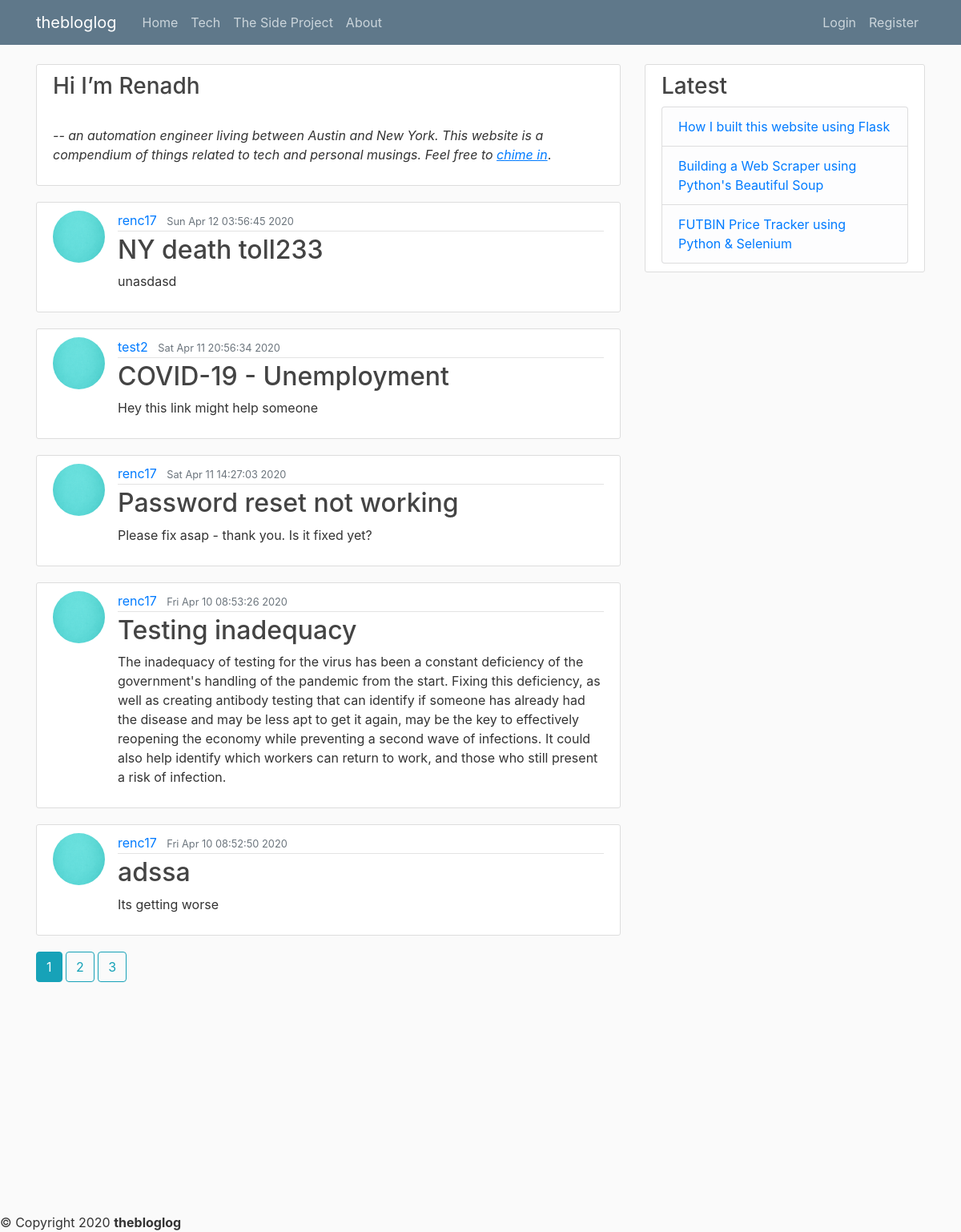
The app's page /home, older data.
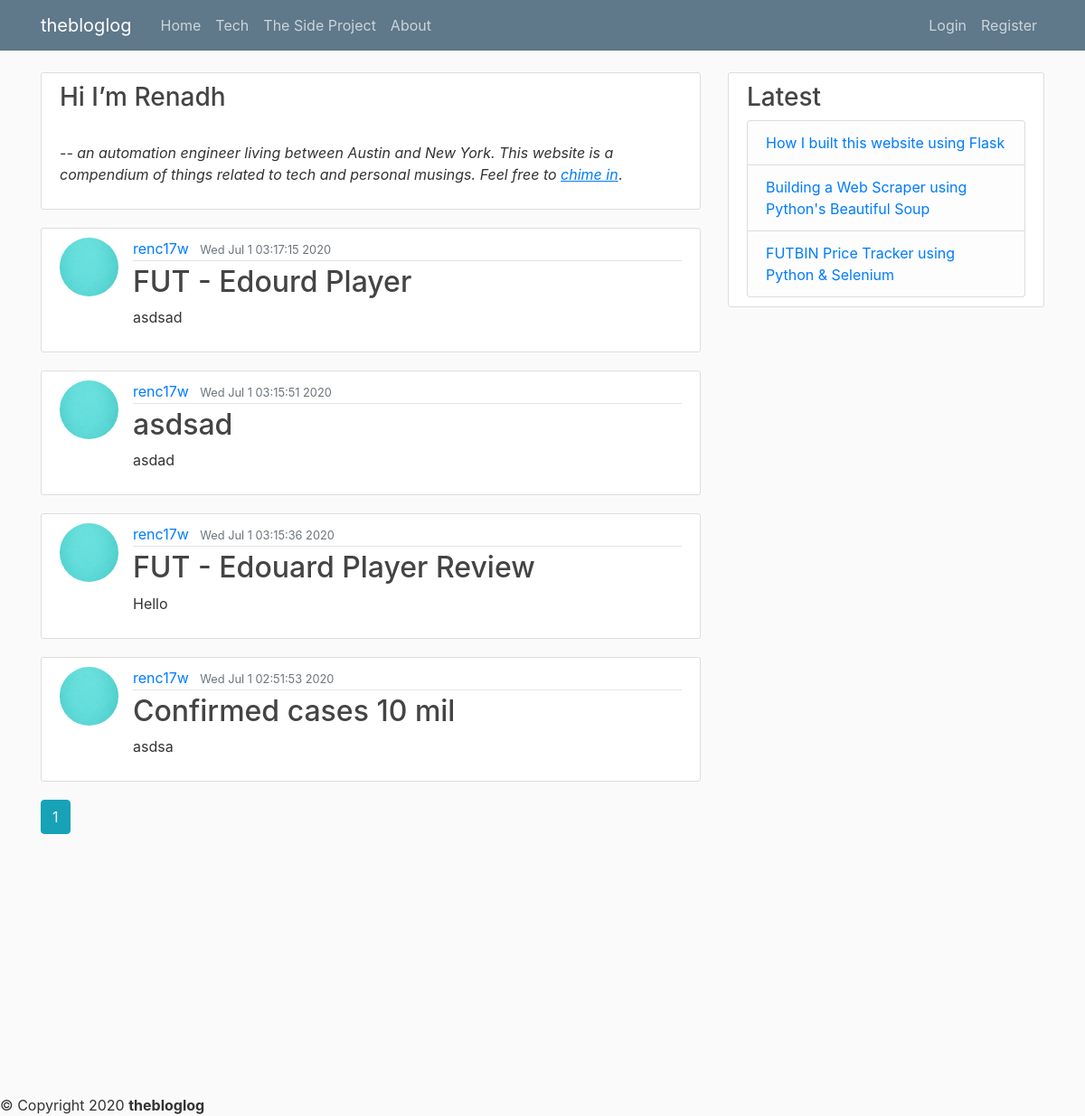
The same page, newer data.
### flaskblog/models.py (models this page shows, shortened)
class Post(db.Model):
    id = db.Column(db.Integer, primary_key=True)
    title = db.Column(db.String(100), nullable=False)
    date_posted = db.Column(db.DateTime, nullable=False, default=datetime.utcnow)
    content = db.Column(db.Text, nullable=False)
    user_id = db.Column(db.Integer, db.ForeignKey('user.id'), nullable=False)

class User(db.Model, UserMixin):
    id = db.Column(db.Integer, primary_key=True)
    username = db.Column(db.String(20), unique=True, nullable=False)
    email = db.Column(db.String(120), unique=True, nullable=False)
    image_file = db.Column(db.String(60), nullable=False, default='default.jpg')
    password = db.Column(db.String(60), nullable=False)  # the password is going to be hashed which will
    posts = db.relationship('Post', backref='author', lazy=True)

### flaskblog/main/routes.py (the view)
@main.route('/')
@main.route('/home')
def home():
    page = request.args.get('page', 1, type=int)  # default page set to 1
    posts = Post.query.order_by(Post.date_posted.desc()).paginate(page=page, per_page=5)
    return render_template('home.html', posts=posts)

### flaskblog/templates/home.html
{% extends "layout.html" %}
{% block content %}
    <article class="media content-section">
        <div class="header" id="myHeader">
            <h3>Hi I’m Renadh</h3>
            <br>
            <p><i>-- an automation engineer living between Austin and New York. This website is a compendium of things related to tech and personal musings. Feel free to
                {% if current_user.is_authenticated %}
                    <a href="{{ url_for('posts.new_post') }}"><u>chime in</u></a></i>.</p>
                {% else %}
                    <a href="{{ url_for('users.register') }}"><u>chime in</u></a></i>.</p>
                {% endif %}
        </div>
    </article>
    {% for post in posts.items %}
        <article class="media content-section">
            <img class="rounded-circle article-img" src="{{ url_for('static', filename='profile_pics/' + post.author.image_file) }}">
            <div class="media-body">
                <div class="article-metadata">
                    <a class="mr-2" href="{{ url_for('users.user_posts', username=post.author.username) }}">{{ post.author.username }}</a>
                    <small class="text-muted">{{ post.date_posted.strftime('%c') }}</small>
                </div>
                <h2><a class="article-title" href="{{ url_for('posts.post', post_id=post.id) }}"> {{ post.title }} </a></h2>
                <p class="article-content">{{ post.content }}</p>
            </div>
        </article>
    {% endfor %}
    {% for page_num in posts.iter_pages(left_edge=1, right_edge=1, left_current=1, right_current=2) %}
        {% if page_num %}
            {% if posts.page == page_num %}
                <a class="btn btn-info mb-4" href="{{ url_for('main.home', page=page_num) }}">{{ page_num }}</a>
            {% else %}
                <a class="btn btn-outline-info mb-4" href="{{ url_for('main.home', page=page_num) }}">{{ page_num }}</a>
            {% endif %}
        {% else %}
            ...
        {% endif %}
    {% endfor %}
{% endblock content %}

Row changes from the older to the newer data that the page shows:
removed Post: image_file (placeholder picture), author.username "renc17", date_posted "Sun Apr 12 03:56:45 2020", title "NY death toll233", content "unasdasd"
removed Post: image_file (placeholder picture), author.username "test2", date_posted "Sat Apr 11 20:56:34 2020", title "COVID-19 - Unemployment", content "Hey this link might help someone"
removed Post: image_file (placeholder picture), author.username "renc17", date_posted "Sat Apr 11 14:27:03 2020", title "Password reset not working", content "Please fix asap - thank you. Is it fixed yet?"
removed Post: image_file (placeholder picture), author.username "renc17", date_posted "Fri Apr 10 08:53:26 2020", title "Testing inadequacy", content "The inadequacy of testing for the virus has been a constant deficiency of the government's handling of the pandemic from the start. Fixing this deficiency, as well as creating antibody testing that can identify if someone has already had the disease and may be less apt to get it again, may be the key to effectively reopening the economy while preventing a second wave of infections. It could also help identify which workers can return to work, and those who still present a risk of infection."
removed Post: image_file (placeholder picture), author.username "renc17", date_posted "Fri Apr 10 08:52:50 2020", title "adssa", content "Its getting worse"
now on this page (row edited): Post: image_file (placeholder picture), author.username "renc17w", date_posted "Wed Jul 1 03:17:15 2020", title "FUT - Edourd Player", content "asdsad"
now on this page (row edited): Post: image_file (placeholder picture), author.username "renc17w", date_posted "Wed Jul 1 03:15:51 2020", title "asdsad", content "asdad"
now on this page (row edited): Post: image_file (placeholder picture), author.username "renc17w", date_posted "Wed Jul 1 03:15:36 2020", title "FUT - Edouard Player Review", content "Hello"
added Post: image_file (placeholder picture), author.username "renc17w", date_posted "Wed Jul 1 02:51:53 2020", title "Confirmed cases 10 mil", content "asdsa"
Text that changed along with them:
list line gone: "2"
list line gone: "3"
